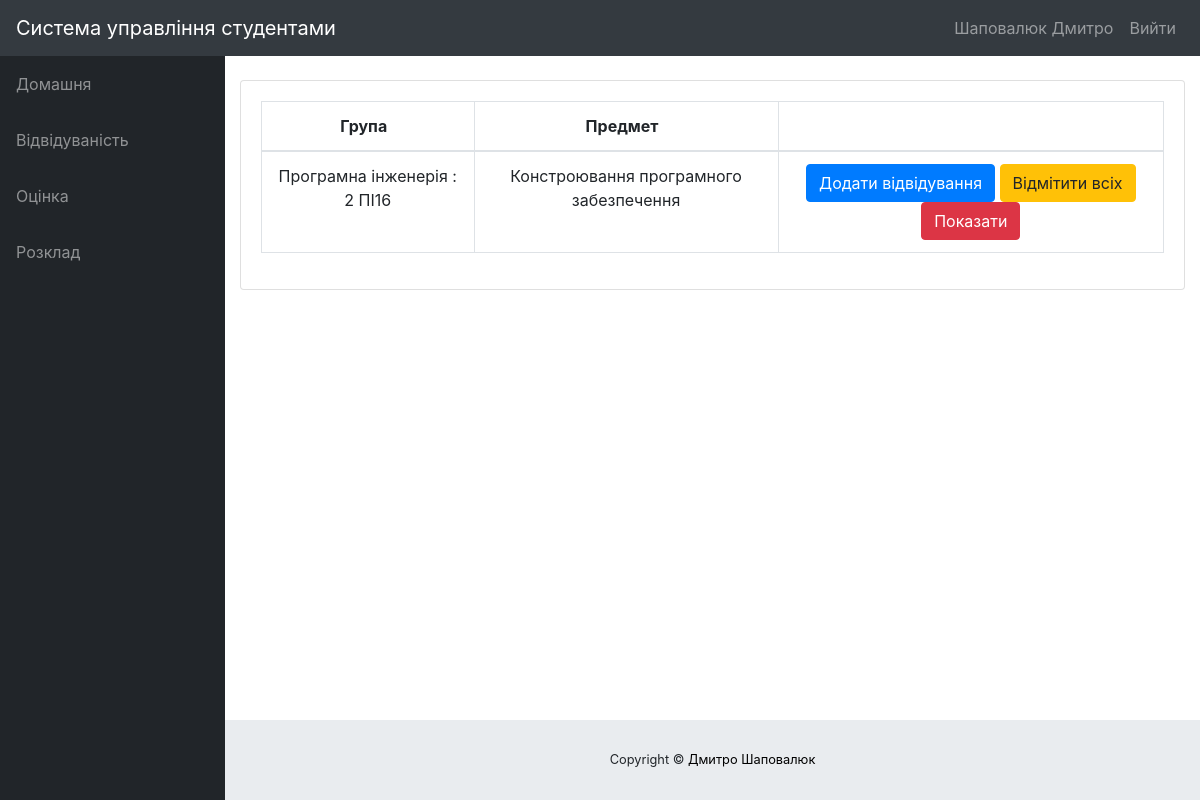
The page /teacher/1/1/Classes/ (signed in) on the database as committed earlier.
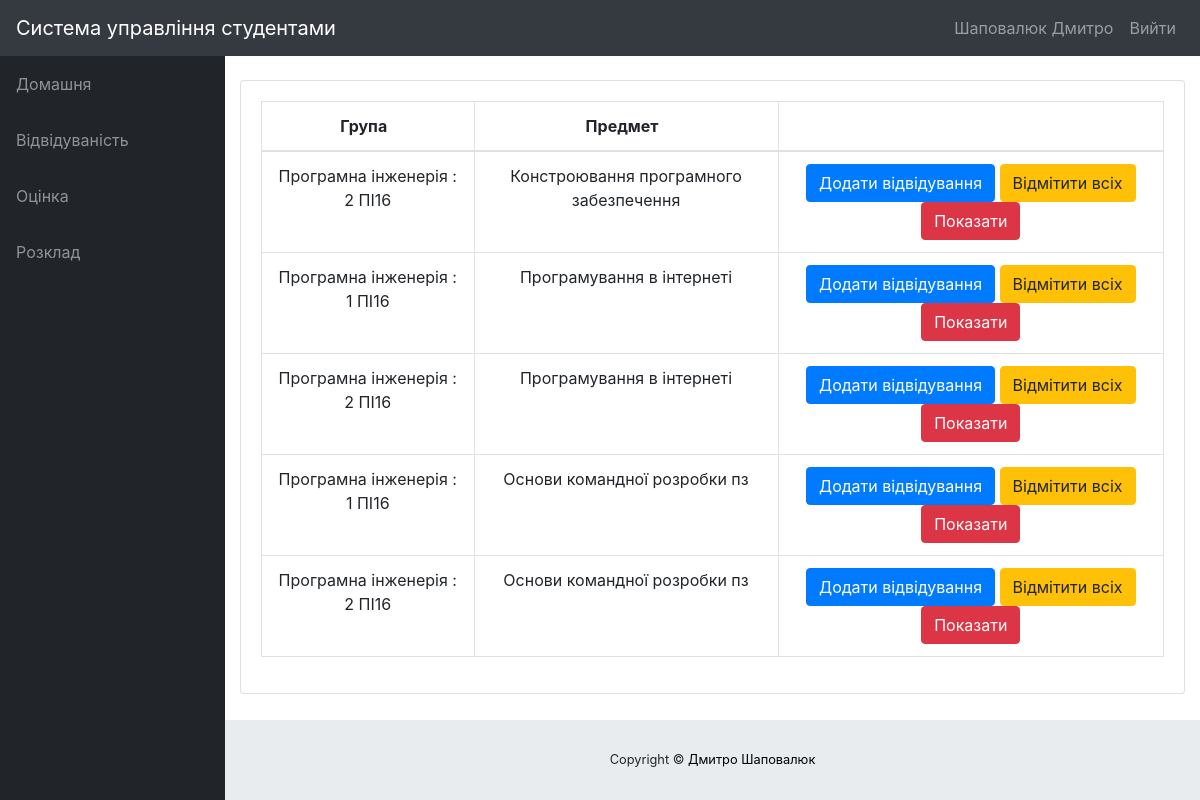
The same page on the database as committed later.
### info/models.py (models this page shows, shortened)
class Assign(models.Model):
    class_id = models.ForeignKey(Class, on_delete=models.CASCADE)
    course = models.ForeignKey(Course, on_delete=models.CASCADE)
    teacher = models.ForeignKey(Teacher, on_delete=models.CASCADE)
    class Meta:
        unique_together = (('course', 'class_id', 'teacher'),)
        verbose_name_plural = 'Призначення'

class Class(models.Model):
    id = models.CharField(primary_key='True', max_length=100)
    dept = models.ForeignKey(Dept, on_delete=models.CASCADE)
    section = models.CharField(max_length=100)
    sem = models.IntegerField()
    class Meta:
        verbose_name_plural = 'Групи'
    def __str__(self):
        d = Dept.objects.get(name=self.dept)
        return '%s : %d %s' % (d.name, self.sem, self.section)

class Dept(models.Model):
    id = models.CharField(primary_key='True', max_length=100)
    name = models.CharField(max_length=200)
    class Meta:
        verbose_name_plural = 'Відділення'
    def __str__(self):
        return self.name

class Course(models.Model):
    dept = models.ForeignKey(Dept, on_delete=models.CASCADE)
    id = models.CharField(primary_key='True', max_length=50)
    name = models.CharField(max_length=50)
    shortname = models.CharField(max_length=50, default='X')
    class Meta:
        verbose_name_plural = 'Предмети'
    def __str__(self):
        return self.name

### info/views.py (the view)
# urls.py: path('teacher/<slug:teacher_id>/<int:choice>/Classes/', views.t_clas, name='t_clas'),
@login_required
def t_clas(request, teacher_id, choice):
    teacher1 = get_object_or_404(Teacher, id=teacher_id)
    return render(request, 'info/t_clas.html', {'teacher1': teacher1, 'choice': choice})

### info/models.py (called while the page is built)
    @property
    def is_student(self):
        if hasattr(self, 'student'):
            return True
        return False

### info/templates/info/t_clas.html (shortened to what this page needs)
{% extends 'info/base.html' %}
{% block content %}
    <div class="card mb-3">
            <div class="card-body">
              <div class="table-responsive">
                <table class="table table-bordered text-center" id="dataTable" width="100%" cellspacing="0">
                  <thead>
                    <tr>
                        <th>Група</th>
                        <th>Предмет</th>
                        <th></th>
                    </tr>
                  </thead>
                  <tbody>
                    {% for ass in teacher1.assign_set.all %}
                    <tr>
                        <td>{{ ass.class_id }}</td>
                        <td>{{ ass.course }}</td>
                        <td>
                            {% if choice == 1 %}
                                <a class="btn btn-primary" href="{% url 't_class_date' ass.id %}" role="button">Додати відвідування</a>
                                <a class="btn btn-warning" href="{% url 't_extra_class' ass.id %}">Відмітити всіх</a>
                                <a class="btn btn-danger" href="{% url 't_student' ass.id %}">Показати</a>
                            {% elif choice == 2 %}
                                <a class="btn btn-primary" href="{% url 't_marks_list' ass.id %}" role="button">Додати </a>
                                <a class="btn btn-danger" href="{% url 't_student_marks' ass.id %}">Показати </a>
                            {% elif choice == 3 %}
                                <a class="btn btn-danger" href="{% url 't_report' ass.id %}">Створити звіт</a>
                            {% endif %}
                        </td>
                    </tr>
                    {% empty %}
                            <p>teacher has no courses</p>
                    {% endfor %}
                  </tbody>
                </table>
              </div>
    </div>
{% endblock %}

Rows that differ between the two databases and show on the page:
added Assign: class_id "Програмна інженерія : 1 ПІ16", course "Програмування в інтернеті"
added Assign: class_id "Програмна інженерія : 2 ПІ16", course "Програмування в інтернеті"
added Assign: class_id "Програмна інженерія : 1 ПІ16", course "Основи командної розробки пз"
added Assign: class_id "Програмна інженерія : 2 ПІ16", course "Основи командної розробки пз"
